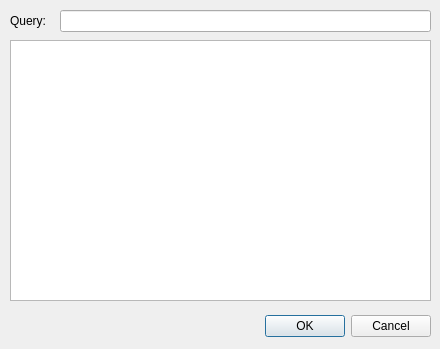
<?xml version="1.0" encoding="UTF-8"?>
<ui version="4.0">
 <class>Dialog</class>
 <widget class="QDialog" name="Toadua">
  <property name="geometry">
   <rect>
    <x>0</x>
    <y>0</y>
    <width>440</width>
    <height>349</height>
   </rect>
  </property>
  <property name="windowTitle">
   <string>Dialog</string>
  </property>
  <widget class="QDialogButtonBox" name="buttonBox">
   <property name="geometry">
    <rect>
     <x>10</x>
     <y>310</y>
     <width>421</width>
     <height>32</height>
    </rect>
   </property>
   <property name="layoutDirection">
    <enum>Qt::LeftToRight</enum>
   </property>
   <property name="orientation">
    <enum>Qt::Horizontal</enum>
   </property>
   <property name="standardButtons">
    <set>QDialogButtonBox::Cancel|QDialogButtonBox::Ok</set>
   </property>
  </widget>
  <widget class="QListView" name="listView">
   <property name="geometry">
    <rect>
     <x>10</x>
     <y>40</y>
     <width>421</width>
     <height>261</height>
    </rect>
   </property>
   <property name="selectionMode">
    <enum>QAbstractItemView::MultiSelection</enum>
   </property>
   <property name="selectionRectVisible">
    <bool>false</bool>
   </property>
  </widget>
  <widget class="QLineEdit" name="lineEdit">
   <property name="geometry">
    <rect>
     <x>60</x>
     <y>10</y>
     <width>371</width>
     <height>22</height>
    </rect>
   </property>
  </widget>
  <widget class="QLabel" name="label">
   <property name="geometry">
    <rect>
     <x>10</x>
     <y>10</y>
     <width>51</width>
     <height>21</height>
    </rect>
   </property>
   <property name="text">
    <string>Query:</string>
   </property>
  </widget>
 </widget>
 <tabstops>
  <tabstop>lineEdit</tabstop>
  <tabstop>listView</tabstop>
 </tabstops>
 <resources/>
 <connections>
  <connection>
   <sender>buttonBox</sender>
   <signal>accepted()</signal>
   <receiver>Dialog</receiver>
   <slot>accept()</slot>
   <hints>
    <hint type="sourcelabel">
     <x>228</x>
     <y>324</y>
    </hint>
    <hint type="destinationlabel">
     <x>157</x>
     <y>274</y>
    </hint>
   </hints>
  </connection>
  <connection>
   <sender>buttonBox</sender>
   <signal>rejected()</signal>
   <receiver>Dialog</receiver>
   <slot>reject()</slot>
   <hints>
    <hint type="sourcelabel">
     <x>296</x>
     <y>330</y>
    </hint>
    <hint type="destinationlabel">
     <x>286</x>
     <y>274</y>
    </hint>
   </hints>
  </connection>
 </connections>
</ui>
